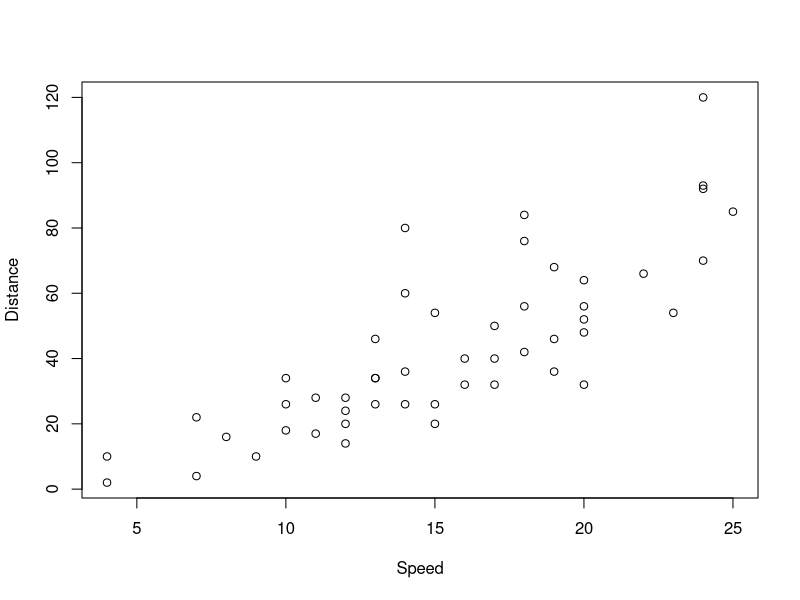

Generate this figure with R: (Note: this script raises an error after producing the figure.)
#compute the cumulative sum of integer numbers from 1 to 100
#what is the command for this?
sum(1:100)

#create a vector "vec1" with uniformly distributed random numbers between 10 and 100.

vec1 <- runif(30, 10, 100)

vec1 <- vec1[vec1<50]
print(vec1)

#create a variable called Dataset in the form data.frame with the entries Speed and Distance and plot the data
s <- cars$speed
d <- cars$dist

Dataset <- data.frame(
  Speed = s,
  Distance = d
)
print(Dataset)
plot(Dataset)

#To take a decision for building a speed bump we have to decide if cars are to fast.
#To automise this we have to create a boolean variable that checks if too many cars
#drive over a certain limit. What is the code snippet for this?
speed_bump <- s>15
speed_bump

#The speed bumps will be build if more than 20 cars were driving above 20km/h.
#Using the derived command, will the speed bumps be built]
s_20 <- s[s>20]
s_20

lenght(s_20)

#plot the dataset of cars using the plot function. Are distance ad speed correlated?
plot(cars)
#Yes they are correlated

#using the dataset of trees.
trees
H <- trees$Height
V <- trees$Volume
G <- trees$Girth

plot(H,V)
cor(H,V)

plot(G,V)
cor(G,V)



